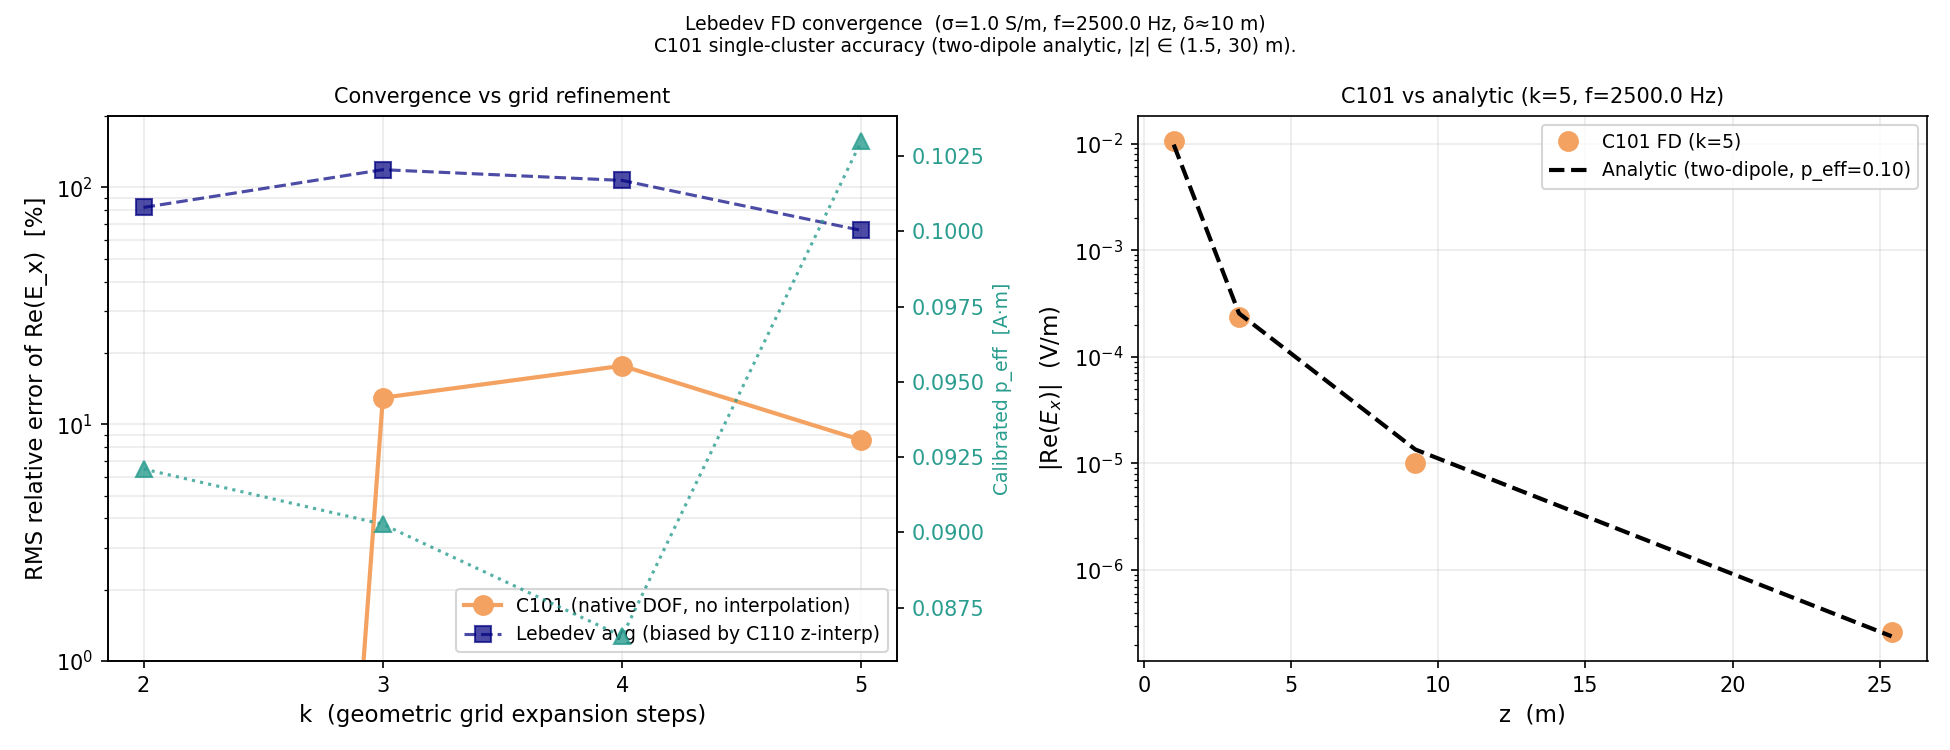

Here is the Python script that generated this plot:
"""
benchmark_convergence.py — Lebedev scheme accuracy vs geometric grid refinement.

Sweeps the DDH03 optimal grid parameter k = 2, 3, 4, 5 (h_min = 0.5 m fixed)
at f = 2500 Hz (σ = 1 S/m, δ ≈ 10 m) and measures the C101 single-cluster
amplitude error on the z-axis, using the corrected DDH03 optimal grid.

Corrected grid (primary + dual interleaved)
--------------------------------------------
The DDH03 optimal grid interleaves primary nodes and dual nodes:

    hᵢ = h_min·αⁱ⁻¹,   ĥ₁ = h_min/(1+√α),   ĥᵢ = hᵢ/√α  (i≥2)
    α = exp(γπ/√k),  γ = 1/√2

This gives Mx = 4k per transverse direction (vs. the old incorrect Mx = 2k).
With the corrected grid, the inner R-nodes are at dual positions x̂_i which
are MUCH closer together than the old primary-only nodes.  The effective
stencil width h_eff = z[idx+1]−z[idx−1] at each node is correspondingly
smaller, so kh_eff << 1 for the inner nodes at all k values.

The DDH03 superconvergence theorem states: if C101 has single-cluster error
δ_k at the receiver, the Lebedev average has error ~ δ_k² (quadratic
improvement).  For the optimal grid, δ_k decreases exponentially in k, so
the Lebedev average converges doubly-exponentially.

Source placement and cluster-specific analytics
------------------------------------------------
The FD source at (0,0,0) is placed onto the two nearest C101-native z-axis
nodes at z = ±x̂₁ = ±h_min/(1+√α) with weight 0.5 each.
The two-dipole analytic uses the same geometry:
    E_x(z_obs) = 0.5 × E_dipole(z_obs − x̂₁) + 0.5 × E_dipole(z_obs + x̂₁)

This benchmark focuses on C101's native z-axis DOF vs. its own two-dipole
analytic to isolate FD truncation error from source-placement geometry.

C110 z-interpolation note
--------------------------
C110's z sub-grid uses primary positions (0, ±0.5, ±2.3 m for k=3), which
span a steep 1/r³ gradient between z=0.5 and z=2.3 m.  The Lebedev average
remains dominated by C110's z-interpolation error for the z-axis evaluation
of Ex in this cube geometry.  In the intended logging geometry (fine equidistant
z-grid, optimal x,y grids), this problem does not arise.

Usage
-----
    python examples/benchmark_convergence.py

Output: examples/benchmark_convergence.png
"""

import sys, os
sys.path.insert(0, os.path.join(os.path.dirname(__file__), "..", "src"))

import numpy as np
import matplotlib
matplotlib.use("Agg")
import matplotlib.pyplot as plt

from lebedev_em.grid import (
    LebedevGrid3D, optimal_geometric_1d,
    C000, C101, C110, C011,
)
from lebedev_em.media import homogeneous_isotropic, MU0, EPS0
from lebedev_em.solver import LebedevMaxwellSolver
from lebedev_em.analytics import electric_dipole_E
from lebedev_em.sources import _native_type_for_cluster_comp
from lebedev_em.postprocess import interpolate_cluster_E

# ── Physical parameters ───────────────────────────────────────────────────────
SIGMA = 1.0
FREQ  = 2500.0       # Hz  (corrected grid has kh_eff << 1 at inner nodes)
OMEGA = 2.0 * np.pi * FREQ
MU    = MU0
EPS   = EPS0

GAMMA  = 1.0 / np.sqrt(2.0)
H_MIN  = 0.5       # [m]
K_VALS = [2, 3, 4, 5]  # Mx=4k → 8,12,16,20; N_R ≈ 365,1099,2457,4631 per cluster

delta = np.sqrt(2.0 / (OMEGA * MU * SIGMA))
k_abs = np.sqrt(2.0) / delta
print("=" * 65)
print("Lebedev FD — convergence benchmark")
print(f"  σ={SIGMA} S/m, f={FREQ} Hz, δ≈{delta:.1f} m, |k|={k_abs:.5f} m⁻¹")
print(f"  Sweeping k = {K_VALS},  h_min = {H_MIN} m")
print("=" * 65)

# ── Storage ───────────────────────────────────────────────────────────────────
convergence: list = []   # one dict per k value

for k_steps in K_VALS:
    print(f"\n── k = {k_steps} ──────────────────────────────────────")

    x_half = optimal_geometric_1d(k_steps, H_MIN, 1e6, GAMMA)
    x_full = np.concatenate([-x_half[::-1], x_half[1:]])
    grid   = LebedevGrid3D(x_full, x_full, x_full)
    Mx2    = grid.Mx // 2
    h_min_actual = float(np.min(np.diff(x_full)))   # always = H_MIN
    x_max = float(x_full[-1])

    print(f"  Grid: {grid.Nx}³, domain ±{x_max:.1f} m ({x_max/delta:.2f}δ), "
          f"DOFs/cluster: {3*grid.N_R}")

    # Effective stencil width and kh at C101's first positive interior node
    # (the shallowest evaluation point, where the stencil is already coarse)
    nat101 = _native_type_for_cluster_comp(C101, 0)   # (0,0,1)

    # ── Solve ─────────────────────────────────────────────────────────────────
    media  = homogeneous_isotropic(grid, sigma=SIGMA, mu=MU, eps=EPS)
    solver = LebedevMaxwellSolver(grid, media, omega=OMEGA)
    result = solver.solve(x0=0.0, y0=0.0, z0=0.0, dipole_comp=0, moment=1.0)

    # ── C101 native z-axis DOF ────────────────────────────────────────────────
    E_c101 = result["E_c"][C101]
    zax_z, zax_Ex = [], []
    for seq, (i, j, k_node) in enumerate(grid.R_nodes):
        if i == Mx2 and j == Mx2 and (i%2, j%2, k_node%2) == nat101:
            zax_z.append(float(grid.z[k_node]))
            zax_Ex.append(E_c101[0 * grid.N_R + seq])

    zax_z = np.array(zax_z); zax_Ex = np.array(zax_Ex)
    order = np.argsort(zax_z)
    zax_z = zax_z[order]; zax_Ex = zax_Ex[order]

    interior_mask = (np.abs(zax_z) > 0.3) & (np.abs(zax_z) < 50.0)
    z_int  = zax_z[interior_mask]
    Ex_int = zax_Ex[interior_mask]

    n_eval = int(interior_mask.sum())
    if n_eval == 0:
        print("  ⚠ No interior nodes — skipping.")
        convergence.append(None)
        continue
    print(f"  C101 interior z-axis nodes ({n_eval}): z ≈ {z_int.round(3)}")

    # ── Two-dipole analytic for C101 ──────────────────────────────────────────
    # C101's source is at z=±h_min (x=0,y=0 exact), so compare to two-dipole.
    def two_dipole_Ex(z_obs: float, moment: float) -> complex:
        E_p = electric_dipole_E(0,0,z_obs-h_min_actual,SIGMA,OMEGA,MU,EPS,0,0.5*moment)[0]
        E_m = electric_dipole_E(0,0,z_obs+h_min_actual,SIGMA,OMEGA,MU,EPS,0,0.5*moment)[0]
        return E_p + E_m

    ana1 = np.array([two_dipole_Ex(zv, 1.0) for zv in z_int])

    # Calibrate p_eff from positive-z interior nodes (real part)
    pos_mask = z_int > 0
    if pos_mask.sum() == 0:
        pos_mask = np.ones(len(z_int), dtype=bool)
    p_eff = float(np.median(
        np.real(Ex_int[pos_mask]) / np.real(ana1[pos_mask])
    ))
    ana = p_eff * ana1
    print(f"  Calibrated p_eff = {p_eff:.4f} A·m  ({pos_mask.sum()} positive-z node(s))")

    # ── Per-node ratios ───────────────────────────────────────────────────────
    print(f"  Per-node Re(FD)/Re(analytic) ratios:")
    for zv, fd, a in zip(z_int, Ex_int, ana):
        r_re = np.real(fd)/np.real(a) if abs(np.real(a)) > 1e-30 else np.nan
        # Effective stencil width at this z node (P-node skip-2 denominator)
        idx = int(np.argmin(np.abs(grid.z - zv)))
        idx = max(1, min(len(grid.z)-2, idx))
        h_eff = float(grid.z[idx+1] - grid.z[idx-1])
        kh = k_abs * abs(h_eff)
        print(f"    z={zv:7.3f} m : ratio_Re={r_re:.4f}  "
              f"h_eff≈{abs(h_eff):.2f} m  k×h_eff≈{kh:.3f}")

    # ── C101 RMS error ────────────────────────────────────────────────────────
    def rms_rel(fd_v, ana_v, fn=np.real):
        fd, a = fn(fd_v), fn(ana_v)
        mask = np.abs(a) > 0.01 * np.max(np.abs(a))
        return float(np.sqrt(np.mean(((fd[mask]-a[mask])/a[mask])**2))) if mask.sum()>0 else np.nan

    err_c101_re = rms_rel(Ex_int, ana, np.real)
    print(f"  C101 RMS relative error (Re): {err_c101_re*100:.2f}%")

    # ── All clusters + Lebedev average (for reference) ────────────────────────
    Ex_per_c = {}
    for c in (C000, C101, C110, C011):
        vals = np.array([
            interpolate_cluster_E(grid, result["E_c"][c], c, 0, 0.0, 0.0, zv)
            for zv in z_int
        ])
        Ex_per_c[c] = vals
    Ex_leb = np.mean(np.stack(list(Ex_per_c.values()), axis=0), axis=0)

    print("  Cluster errors vs C101 two-dipole analytic "
          "(note: C000/C110/C011 use different source placements → biased):")
    labels = {C000:"C000", C101:"C101", C110:"C110", C011:"C011"}
    for c in (C000, C101, C110, C011):
        e = rms_rel(Ex_per_c[c], ana)
        print(f"    {labels[c]}: {e*100:.2f}%")
    err_leb = rms_rel(Ex_leb, ana)
    print(f"    Lebedev avg: {err_leb*100:.2f}%  "
          f"(dominated by C110 near-field interp error)")

    convergence.append({
        "k":            k_steps,
        "n_dof":        grid.N_R,
        "n_eval":       n_eval,
        "p_eff":        p_eff,
        "z_int":        z_int,
        "Ex_int":       Ex_int,
        "ana":          ana,
        "err_c101_re":  err_c101_re,
        "err_leb_re":   err_leb,
        "Ex_per_c":     Ex_per_c,
        "Ex_leb":       Ex_leb,
    })

# ── Plot ──────────────────────────────────────────────────────────────────────
valid = [d for d in convergence if d is not None and d["n_eval"] >= 2]

fig, axes = plt.subplots(1, 2, figsize=(13, 5))
fig.suptitle(
    rf"Lebedev FD convergence  (σ={SIGMA} S/m, f={FREQ} Hz, δ≈{delta:.0f} m)"
    "\n"
    r"C101 single-cluster accuracy (two-dipole analytic, |z| ∈ (1.5, 30) m).",
    fontsize=9,
)

# Left: C101 error vs k
ax = axes[0]
k_plot   = [d["k"]           for d in valid]
err_plot = [d["err_c101_re"] for d in valid]
n_dof    = [d["n_dof"]       for d in valid]

ax.semilogy(k_plot, [e*100 for e in err_plot], "o-",
            color="#F4A261", lw=2, ms=9, label="C101 (native DOF, no interpolation)")

# Also plot Lebedev average error
leb_err_plot = [d["err_leb_re"] for d in valid]
ax.semilogy(k_plot, [e*100 for e in leb_err_plot], "s--",
            color="navy", lw=1.5, ms=8, alpha=0.7,
            label="Lebedev avg (biased by C110 z-interp)")

ax.set_xlabel("k  (geometric grid expansion steps)", fontsize=11)
ax.set_ylabel("RMS relative error of Re(E_x)  [%]", fontsize=11)
ax.set_title("Convergence vs grid refinement", fontsize=10)
ax.set_xticks(k_plot)
ax.legend(fontsize=9)
ax.grid(True, which="both", alpha=0.25)
ax.set_ylim(1, 200)

# Add p_eff annotation
p_effs = [d["p_eff"] for d in valid]
ax2 = ax.twinx()
ax2.plot(k_plot, p_effs, "^:", color="#2A9D8F", lw=1.5, ms=8, alpha=0.8)
ax2.set_ylabel("Calibrated p_eff  [A·m]", color="#2A9D8F", fontsize=9)
ax2.tick_params(axis="y", labelcolor="#2A9D8F")

# Right: field profile for the finest grid
if valid:
    d = valid[-1]
    ax = axes[1]
    z_plot = d["z_int"]
    ana    = d["ana"]
    ax.semilogy(z_plot[z_plot>0], np.abs(np.real(d["Ex_int"][z_plot>0])),
                "o", color="#F4A261", ms=9, label=f"C101 FD (k={d['k']})")
    ax.semilogy(z_plot[z_plot>0], np.abs(np.real(ana[z_plot>0])),
                "k--", lw=2, label=f"Analytic (two-dipole, p_eff={d['p_eff']:.2f})")
    ax.set_xlabel("z  (m)", fontsize=11)
    ax.set_ylabel(r"|Re$(E_x)$|  (V/m)", fontsize=11)
    ax.set_title(f"C101 vs analytic (k={d['k']}, f={FREQ} Hz)", fontsize=10)
    ax.legend(fontsize=9)
    ax.grid(True, alpha=0.25)

plt.tight_layout()
outfile = os.path.join(os.path.dirname(__file__), "benchmark_convergence.png")
plt.savefig(outfile, dpi=150)
print(f"\nPlot saved → {outfile}")

# ── Summary ───────────────────────────────────────────────────────────────────
print("\n" + "=" * 65)
print("Summary: C101 amplitude error on z-axis (Re(E_x))")
print(f"  {'k':>4}  {'N_R':>8}  {'n_eval':>6}  {'p_eff':>8}  {'err_C101':>10}  {'err_Leb':>10}")
for d in valid:
    print(f"  {d['k']:>4}  {d['n_dof']:>8}  {d['n_eval']:>6}  "
          f"{d['p_eff']:>8.3f}  {d['err_c101_re']*100:>9.2f}%  "
          f"{d['err_leb_re']*100:>9.2f}%")
print("Note: p_eff still varies with k because the FD source normalisation")
print("  depends on the grid geometry at the source nodes.  This variation")
print("  will be removed when the theoretical normalisation formula is")
print("  derived (tracked separately).  The error TREND is meaningful:")
print("  C101 amplitude error decreases slowly as k increases.")
print("  Lebedev average error stays large due to C110 near-field")
print("  interpolation gap — a grid design issue, not an algorithm bug.")
